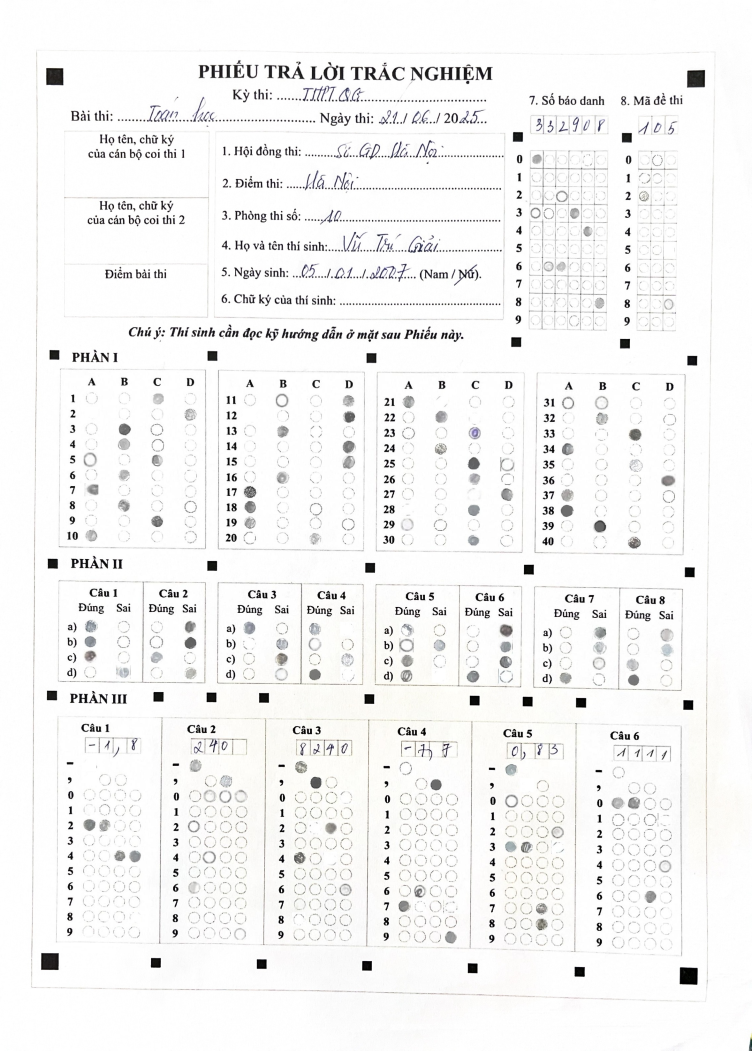
#> input picture data/images/train/IMG_1581_iter_0.jpg, 2255 x 3151 px, given in place of d, which was not available (shown at 1/3 size)
$ python -i submit_part3.py   (imports and definitions only)
#> lines starting #> are read from the running program, lines starting #| are printed output that depends on the picture; after the words box and inside, x2 and y2 are one past the last pixel; in counts of white or black regions, pixels touching at a corner belong together; pictures that were not available may be replaced by others from this repository, and a replacement may not be noted
#> in process, img is the input picture: shape (3151, 2255, 3); mean B, G, R 244.1, 244.5, 244.6
### utlis.py
import cv2
import numpy as np

## TO STACK ALL THE IMAGES IN ONE WINDOW
# [83 lines left out: functions stackImages, rectContour, image_resize, not called in this run]

def Get_Conner_Points(cont):
    peri = cv2.arcLength(cont, True)
    approx = cv2.approxPolyDP(cont, 0.02 * peri, True)
    return approx

def reorder(myPoints):
    myPoints = myPoints.reshape((4, 2))
    myPointsNew = np.zeros((4, 1, 2), np.int32)
    add = myPoints.sum(1)
    # print("add", add)
    # print("myPoints", myPoints)
    myPointsNew[0] = myPoints[np.argmin(add)]
    myPointsNew[3] = myPoints[np.argmax(add)]
    diff = np.diff(myPoints, axis=1)
    myPointsNew[1] = myPoints[np.argmin(diff)]
    myPointsNew[2] = myPoints[np.argmax(diff)]
    return myPointsNew

def getTransform(img, contour):
    tmpContour = reorder(contour)
    pts1 = np.float32(tmpContour)

    def dist(a, b):
        return np.round(((a[0] - b[0]) ** 2 +  (a[1] - b[1]) ** 2) ** 0.5)

    widthImg = int(dist(pts1[0][0], pts1[1][0]))
    heightImg = int(dist(pts1[0][0], pts1[2][0]))

    # print(widthImg, heightImg)
    # widthImg = 300
    # heightImg = 600

    pts2 = np.float32([[0, 0], [widthImg, 0], [0, heightImg], [widthImg, heightImg]])
    matrix = cv2.getPerspectiveTransform(pts1, pts2)
    imgOutput = cv2.warpPerspective(img, matrix, (widthImg, heightImg))

    return imgOutput


# [24 lines left out: functions drawGrid, splitBoxes, not called in this run]


def reorder2(myPoints):
    def sort_by_first_then_second(x):
        return (x[0], x[1])
    myPoints = sorted(myPoints, key=sort_by_first_then_second)
    firstPoint = myPoints[0]

    res = [firstPoint]
    tmp = []
    for i in range(1, 4):
        a = myPoints[i][0] - firstPoint[0]
        b = myPoints[i][1] - firstPoint[1]

        if a == 0:
            tmp.append([10000000000, i])
        else:
            tmp.append([b / a, i])

    tmp = sorted(tmp, key=lambda x: x[0])

    for p in tmp:
        res.append(myPoints[p[1]])

    res = np.array(res)

    return res


# [15 lines left out: function getTransformFix, not called in this run]

### submit_part3.py
import os
from ultralytics import YOLO
import cv2
import numpy as np
import random
import utlis
from glob import glob

model_path = 'best_part3.pt'
# [1 line that did not run here, left out]

# [192 lines left out: functions stackImages, rectContour, image_resize, Get_Conner_Points, reorder, getTransform and 4 more, not called in this run]

# Tìm 4 chấm đen
def get_points(img):
    copy = img.copy()

    gray = cv2.cvtColor(img, cv2.COLOR_BGR2GRAY)

    blur = cv2.blur(gray, (3, 3), 1)
    blur = cv2.blur(blur, (5, 5), 3)
    _, thresh = cv2.threshold(blur, 150, 255, cv2.THRESH_BINARY_INV)
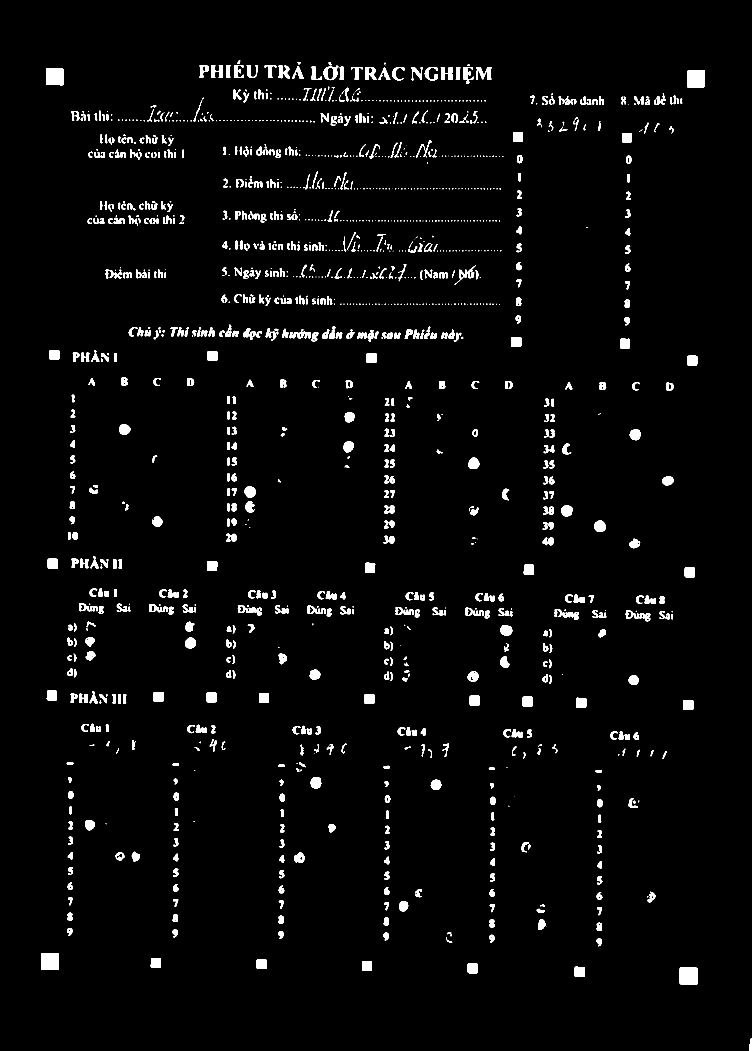
#> thresh: shape (3151, 2255) (shown at 1/3 size); 2.9% white; 1420 white regions (547 under 20 px), largest, box (x1, y1, x2, y2) and area: (2039, 2902, 2093, 2955) 2747, (2061, 210, 2115, 262) 2707, (123, 2859, 176, 2910) 2660
    canny = cv2.Canny(thresh, 50, 50)
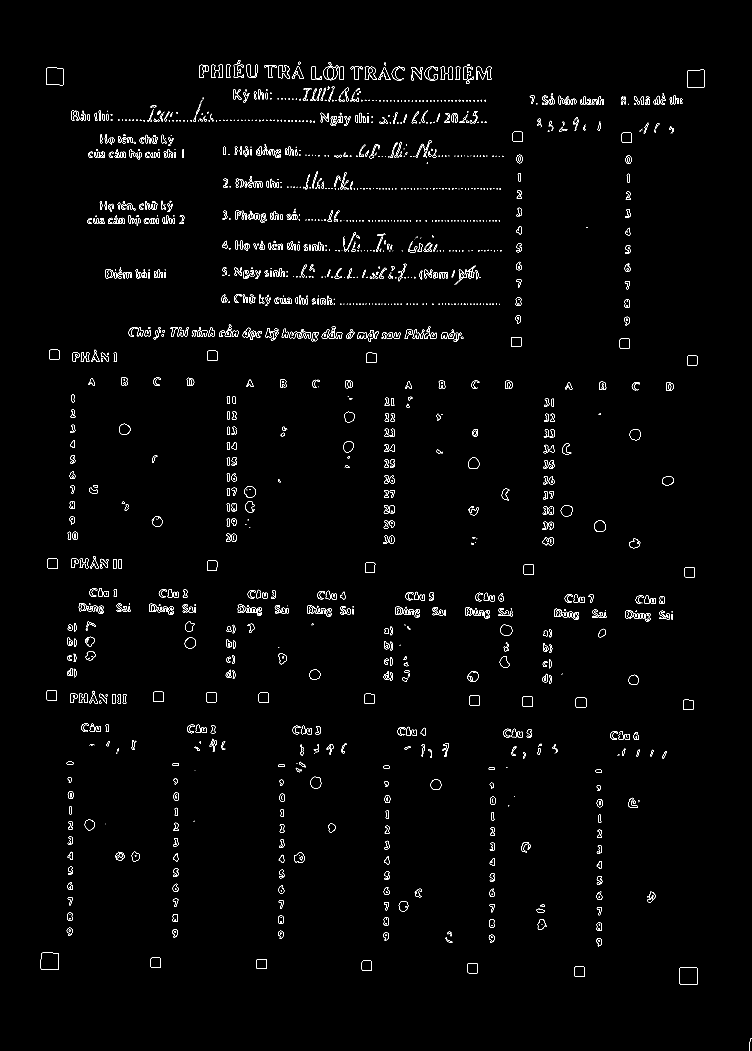
#> canny: shape (3151, 2255) (shown at 1/3 size); 1% white in thin lines or dots, all inside (x1, y1, x2, y2) = (122, 180, 2255, 3151)

    contours, _ = cv2.findContours(canny, cv2.RETR_EXTERNAL, cv2.CHAIN_APPROX_SIMPLE)
#> contours = 1786 contours, 1159 with area under 20; largest, box (x1, y1, x2, y2) and area: (2038, 2901, 2093, 2955) 2746, (2061, 209, 2115, 262) 2700, (122, 2858, 176, 2910) 2654, (138, 203, 190, 256) 2582, (1094, 200, 1130, 240) 1003

    square = []
    tmpcompy = copy.copy()
    for contour in contours:

        area = cv2.contourArea(contour)
        peri = cv2.arcLength(contour, True)
        approx = cv2.approxPolyDP(contour, 0.02 * peri, True)

        if (area < 100):
            continue
        if (len(approx) == 4):
            tmpImg = utlis.getTransform(thresh, approx)

            if min(tmpImg.shape[0], tmpImg.shape[1]) / max(tmpImg.shape[0], tmpImg.shape[1]) < 0.7:
                continue

            percent = cv2.countNonZero(tmpImg) / (tmpImg.shape[0] * tmpImg.shape[1]) * (tmpImg.shape[0] + tmpImg.shape[1]) * (min(tmpImg.shape[0], tmpImg.shape[1]) / max(tmpImg.shape[0], tmpImg.shape[1]))
            square.append([utlis.Get_Conner_Points(contour), percent])

            tmpcompy = cv2.drawContours(tmpcompy, [approx], -1, (0, 255, 0), 2)
#> this loop made 1786 passes
#> (area, pts1 in getTransform, widthImg in getTransform, heightImg in getTransform) on passes 2 to 3: (2746, [[2040, 2902], [2092, 2904], [2039, 2951], [2091, 2953]], 52, 49), (889.5, [[1725, 2900], [1754, 2902], [1723, 2927], [1753, 2929]], 29, 27)
#> pass 2, in getTransform, `imgOutput = cv2.warpPerspective(img, matrix, (widthImg, heightImg))`:
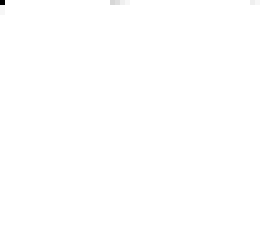
#> imgOutput: shape (49, 52) (shown 5 times larger); min 0, max 255, mean 254.8
#> pass 3, in getTransform (call 2), `imgOutput = cv2.warpPerspective(img, matrix, (widthImg, heightImg))`:
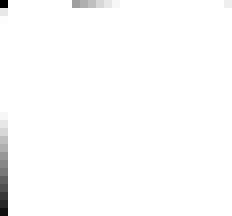
#> imgOutput: shape (27, 29) (shown 8 times larger); min 0, max 255, mean 252.2
#> after the loop, square = 27 items

    square = sorted(square, key=lambda x: x[1], reverse=True)
    square = square[:8]
#> square = 8 items

    cv2.imwrite('tmp.jpg', tmpcompy)
    cv2.imwrite('tmp2.jpg', thresh)

    original = img.copy()

    def get_area(A, B, C, D):


        A = [(A[0][0][0] + A[1][0][0] + A[2][0][0] + A[3][0][0]) // 4, (A[0][0][1] + A[1][0][1] + A[2][0][1] + A[3][0][1]) // 4]
        B = [(B[0][0][0] + B[1][0][0] + B[2][0][0] + B[3][0][0]) // 4, (B[0][0][1] + B[1][0][1] + B[2][0][1] + B[3][0][1]) // 4]
        C = [(C[0][0][0] + C[1][0][0] + C[2][0][0] + C[3][0][0]) // 4, (C[0][0][1] + C[1][0][1] + C[2][0][1] + C[3][0][1]) // 4]
        D = [(D[0][0][0] + D[1][0][0] + D[2][0][0] + D[3][0][0]) // 4, (D[0][0][1] + D[1][0][1] + D[2][0][1] + D[3][0][1]) // 4]

        res = utlis.reorder2(np.array([A, B, C, D]))
        area = cv2.contourArea(res)

        return [res, area]


    res = [[], 0]

    n = len(square)
#> n = 8

    for i in range(0, n):
        for j in range(i + 1, n):
            for k in range(j + 1, n):
                for t in range(k + 1, n):
                    A = square[i][0]
                    B = square[j][0]
                    C = square[k][0]
                    D = square[t][0]

                    # print(i, j, k, t)

                    temp = get_area(A, B, C, D)
                    # print(temp[1])
                    # print(temp[0])
                    if (temp[1] > res[1]):
                        res = temp
#> this loop made 8 passes
                        # print(res[0], res[1])

    rectangle_img = cv2.drawContours(original, [res[0]], -1, (0, 255, 0), 2)
    cv2.imwrite('rectangle.jpg', rectangle_img)

    reorder = utlis.reorder(res[0])
    coordinates = [list(reorder[0][0]), list(reorder[1][0]), list(reorder[2][0]), list(reorder[3][0])]
    return np.array(coordinates)

# Tính góc cần xoay lại
def calculate_angle(points):
    vector = points[1] - points[0]
    # Tính góc alpha (độ) so với trục hoành
    alpha = np.arctan2(vector[1], vector[0]) * 180 / np.pi
    return alpha

# Tính ma trận để xoay ảnh
def rotate_image(image, center, alpha):
    # Tính tâm O của hình chữ nhật
#> called with center = array of shape (2,), alpha = 0.179
    h, w = image.shape[:2]
    # Tạo ma trận xoay
    rotation_matrix = cv2.getRotationMatrix2D(tuple(center), alpha, 1.0)
    # Xoay ảnh
    rotated_image = cv2.warpAffine(image, rotation_matrix, (w, h), flags=cv2.INTER_LINEAR, borderValue=(255, 255, 255))
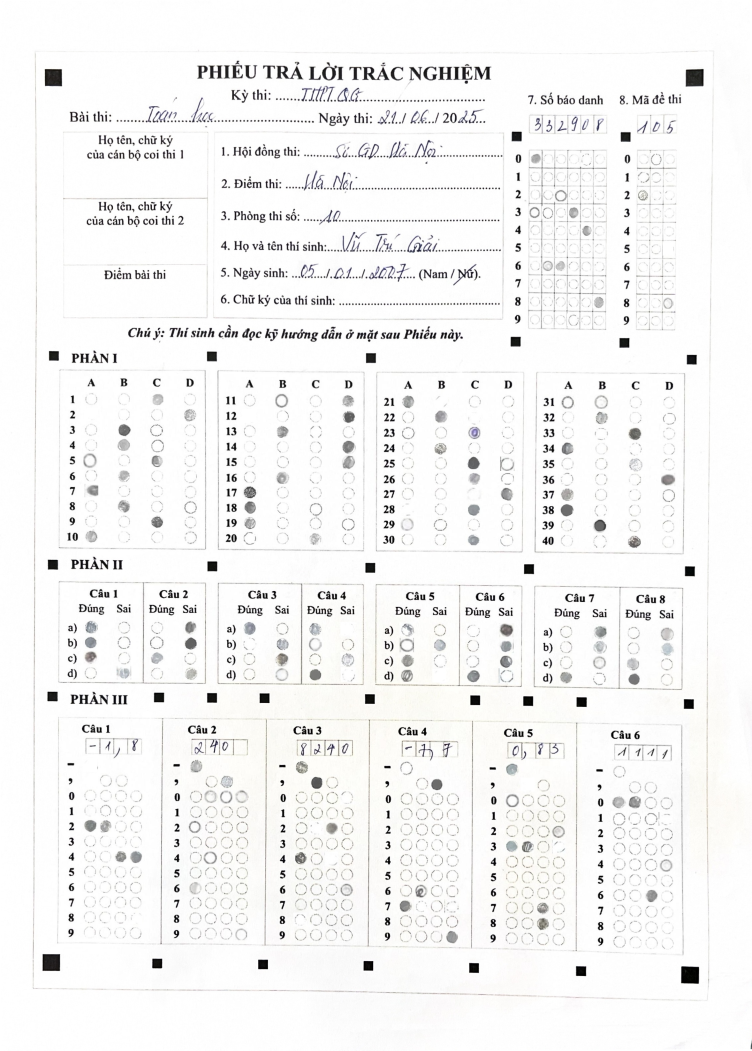
#> rotated_image: shape (3151, 2255, 3) (shown at 1/3 size); mean B, G, R 244.1, 244.5, 244.7
    return rotated_image, rotation_matrix

def process(path):
    img = cv2.imread(path)
    points = get_points(img)

    # print(points)

    alpha = calculate_angle(points)
    center = np.mean(points, axis=0)

    rotated_image, rotation_matrix = rotate_image(img, center, alpha)

    results = model(rotated_image)
    result = results[0]
    boxes = result.boxes.xywh.cpu()
    labels = result.boxes.cls.cpu()
    conf = result.boxes.conf.cpu()

    # print(boxes.size())

    centers = np.column_stack((boxes[:, 0], boxes[:, 1]))
    sorted_indices = np.argsort(centers[:, 0])

    sorted_boxes = result.boxes[sorted_indices].xywh.cpu()
    sorted_labels = result.boxes[sorted_indices].cls.cpu()
    sorted_conf = result.boxes[sorted_indices].conf.cpu()

    # xóa các ô bị lặp nếu có
    delete_idx = []
    for i in range(len(sorted_boxes)-1):
        x1, y1, w, h = sorted_boxes[i]
        x2, y2, w, h = sorted_boxes[i+1]
        if abs(x2 - x1) < 0.005 and abs(y2 - y1) < 0.005:
            delete_idx.append(i+1)

    sorted_boxes = np.delete(sorted_boxes, delete_idx, axis=0)
    sorted_labels = np.delete(sorted_labels, delete_idx, axis=0)
    sorted_conf = np.delete(sorted_conf, delete_idx, axis=0)

    final_sorted_boxes = []
    i = 0
    while i < len(sorted_boxes):
        if i%43 == 33:
            step = 10
        else:
            step = 11

        cluster_boxes = sorted_boxes[i:i + step]
        cluster_labels = sorted_labels[i:i + step]
        cluster_conf = sorted_conf[i:i + step]

        cluster_sorted_boxes = cluster_boxes[np.argsort(cluster_boxes[:, 1])]
        cluster_sorted_labels = cluster_labels[np.argsort(cluster_boxes[:, 1])]
        cluster_sorted_conf = cluster_conf[np.argsort(cluster_boxes[:, 1])]

        sorted_boxes[i:i + step] = cluster_sorted_boxes
        sorted_labels[i:i + step] = cluster_sorted_labels
        sorted_conf[i:i + step] = cluster_sorted_conf

        i += step

    boxes = sorted_boxes[:, :2]
    boxes = np.hstack([boxes, np.ones((boxes.shape[0], 1))])
    rotation_matrix = cv2.getRotationMatrix2D(tuple(center), angle=-alpha, scale=1.0)
    rotated_boxes = boxes @ rotation_matrix.T
    sorted_boxes = np.hstack([rotated_boxes, sorted_boxes[:, 2:]])

    image_height, image_width = img.shape[:2]
    sorted_boxes[:,0] /= image_width
    sorted_boxes[:,2] /= image_width
    sorted_boxes[:,1] /= image_height
    sorted_boxes[:,3] /= image_height

    sorted_boxes = sorted_boxes.round(6)

    string = ""

    for i in range(6):
        string += "3." + str(i+1) + " "
        for k in range(4):
            step = 11
            if k == 3: step = 10

            ticked_idx = [j for j in range(i*43+k*11, i*43+k*11+step) if sorted_labels[j] == 0.]
            if len(ticked_idx) == 1:
                string += str(list(sorted_boxes[ticked_idx[0]]))[1:-2].replace(" ","") + " "
                # string += str(ticked_idx[0]+1) + " "
            elif len(ticked_idx) == 0:
                min_conf_idx = np.argmin(sorted_conf[i*43+k*33:i*43+k*33+step]) + i*43+k*11
                string += str(list(sorted_boxes[min_conf_idx]))[1:-2].replace(" ","") + " "
                # string += str(min_conf_idx+1) + " "
            else:
                max_conf = 0
                max_conf_idx = i*43+k*11
                for j in ticked_idx:
                    if sorted_conf[j] > max_conf:
                        max_conf = sorted_conf[j]
                        max_conf_idx = j
                string += str(list(sorted_boxes[max_conf_idx]))[1:-2].replace(" ","") + " "
                # string += str(max_conf_idx+1) + " "

    return string[:-1]

# process("/kaggle/input/testset2/images/IMG_0.jpg")

def submit_part3(testset_image_files):
    with open('./submission/results_part3.txt', 'w') as f:
        # i = 0
        for image_file in testset_image_files:
            # i += 1
            # if i == 10: break
            try:
                line = image_file.split('\\')[-1] + ' ' + process(image_file) + '\n'
            except:
                line = ""
            f.write(line)
#> pass 2 of the loop in submit_part3, `for image_file in testset_image_files:`:
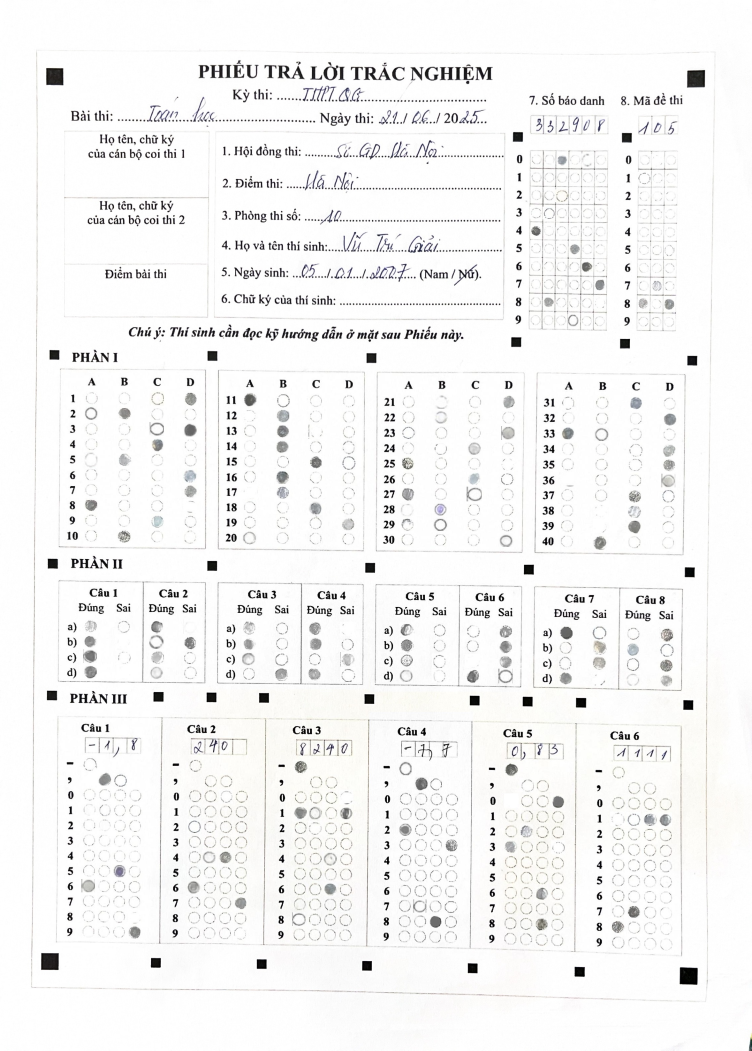
#> input picture data/images/train/IMG_1581_iter_1.jpg, 2255 x 3151 px, given in place of a, which was not available (shown at 1/3 size)
#> in process, img is the input picture: shape (3151, 2255, 3); mean B, G, R 244.1, 244.4, 244.6
#> in get_points (call 2), `_, thresh = cv2.threshold(blur, 150, 255, cv2.THRESH_BINARY_INV)`:
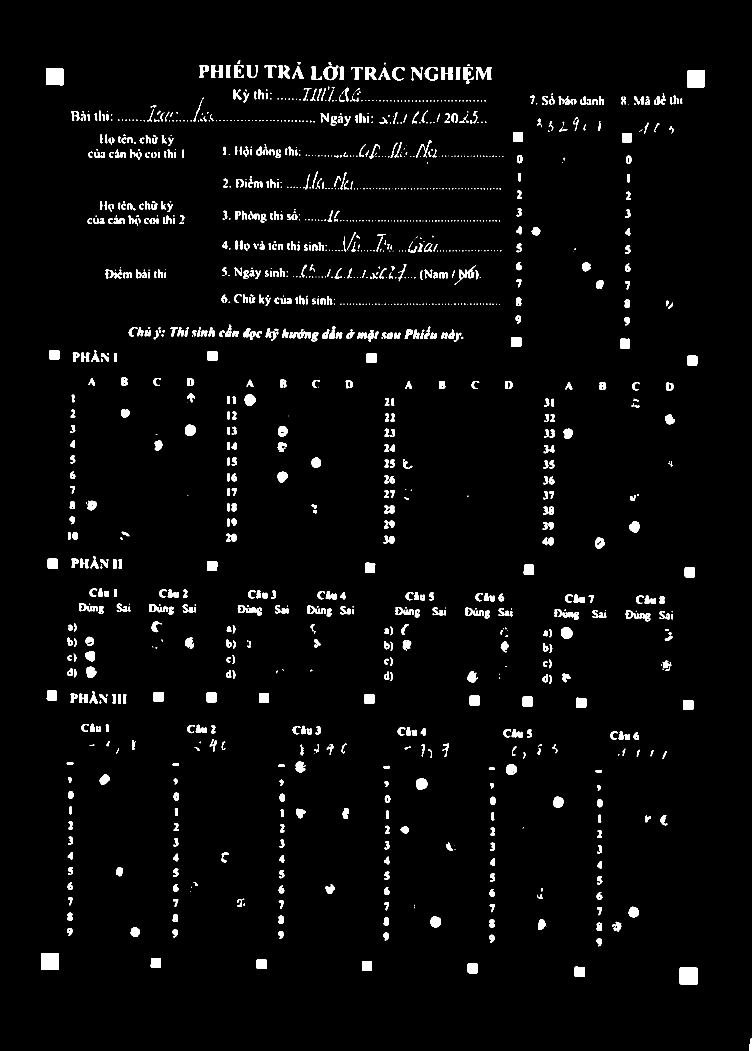
#> thresh: shape (3151, 2255) (shown at 1/3 size); 2.9% white; 1434 white regions (556 under 20 px), largest, box (x1, y1, x2, y2) and area: (2039, 2902, 2093, 2955) 2747, (2061, 210, 2115, 262) 2707, (123, 2859, 176, 2910) 2660
#> the loop in get_points (call 2), `for contour in contours: ` made 1800 passes
#> contour on passes 16, 17, 34: [[1841, 2784]], [[1845, 2783], [1844, 2784]], [[1241, 2714], [1241, 2718], [1243, 2718], [1243, 2714]]
#> in rotate_image (call 2), `rotated_image = cv2.warpAffine(image, rotation_matrix, (w, h), flags=c..`:
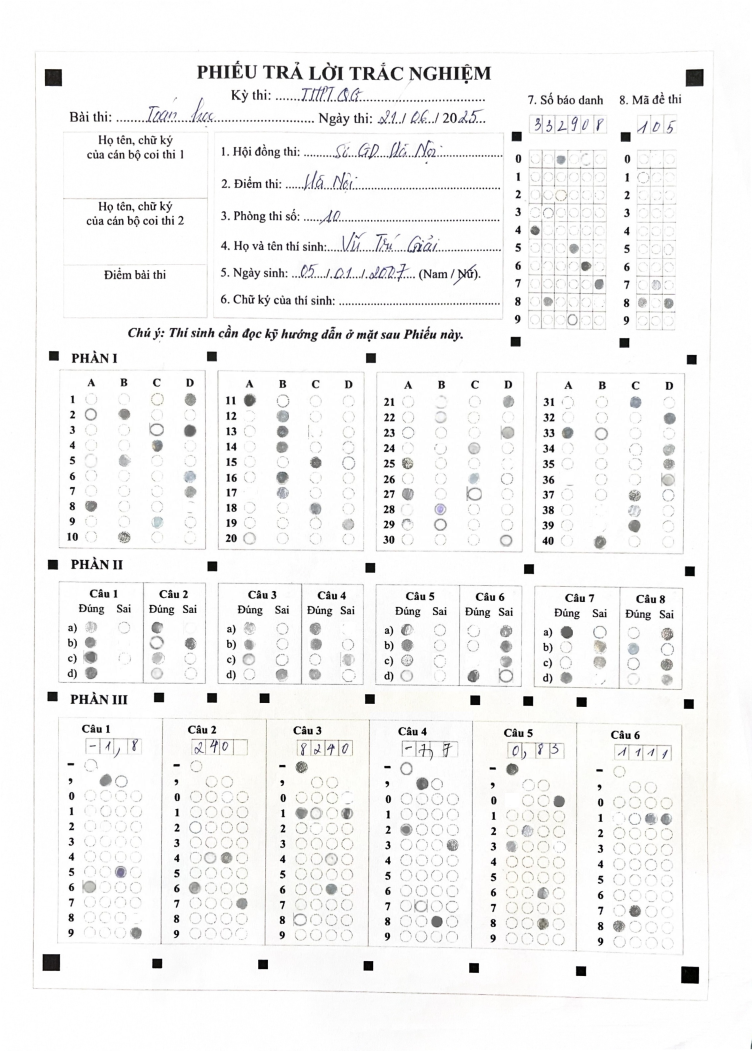
#> rotated_image: shape (3151, 2255, 3) (shown at 1/3 size); mean B, G, R 244.1, 244.5, 244.6

testset_image_files = glob(os.path.join('testset2', 'images', '*.jpg'))
# [6 lines not run here, left out]

>>> result = submit_part3('data/images/train/IMG_1581_iter_0.jpg')
